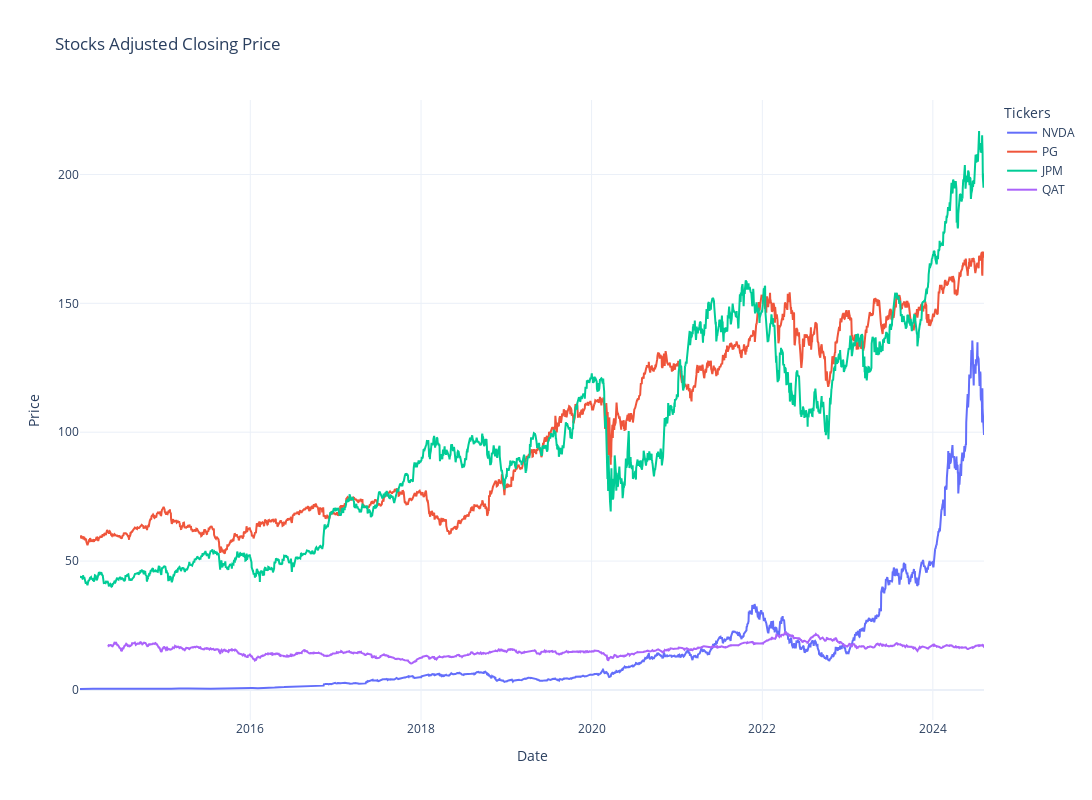

Notebook source saved alongside this figure:
### Code cell
# stock historical data

fig = go.Figure()

for ticker in tickers:
    fig.add_trace(go.Scatter(x=adj_close.index, y=adj_close[ticker], mode='lines', name=ticker))

fig.update_layout(
    title='Stocks Adjusted Closing Price',
    xaxis_title='Date',
    yaxis_title='Price',
    legend_title='Tickers',
    template='plotly_white',
    width=1200,
    height=800
)

fig.show()

### Figure 1 — Plotly figure (JSON) as saved in the notebook; plotly's stock layout.template omitted (floating-point values rounded to 4 significant figures; data arrays with more than 128 entries replaced by an {"elided": "..."} marker saying what was removed)
{"data": [{"mode": "lines", "name": "NVDA", "type": "scatter", "x": {"elided": "2667 str values"}, "y": {"elided": "2667 float values"}}, {"mode": "lines", "name": "PG", "type": "scatter", "x": {"elided": "2667 str values"}, "y": {"elided": "2667 float values"}}, {"mode": "lines", "name": "JPM", "type": "scatter", "x": {"elided": "2667 str values"}, "y": {"elided": "2667 float values"}}, {"mode": "lines", "name": "QAT", "type": "scatter", "x": {"elided": "2667 str values"}, "y": {"elided": "2667 float values"}}], "layout": {"height": 800, "legend": {"title": {"text": "Tickers"}}, "title": {"text": "Stocks Adjusted Closing Price"}, "width": 1200, "xaxis": {"title": {"text": "Date"}}, "yaxis": {"title": {"text": "Price"}}}}
